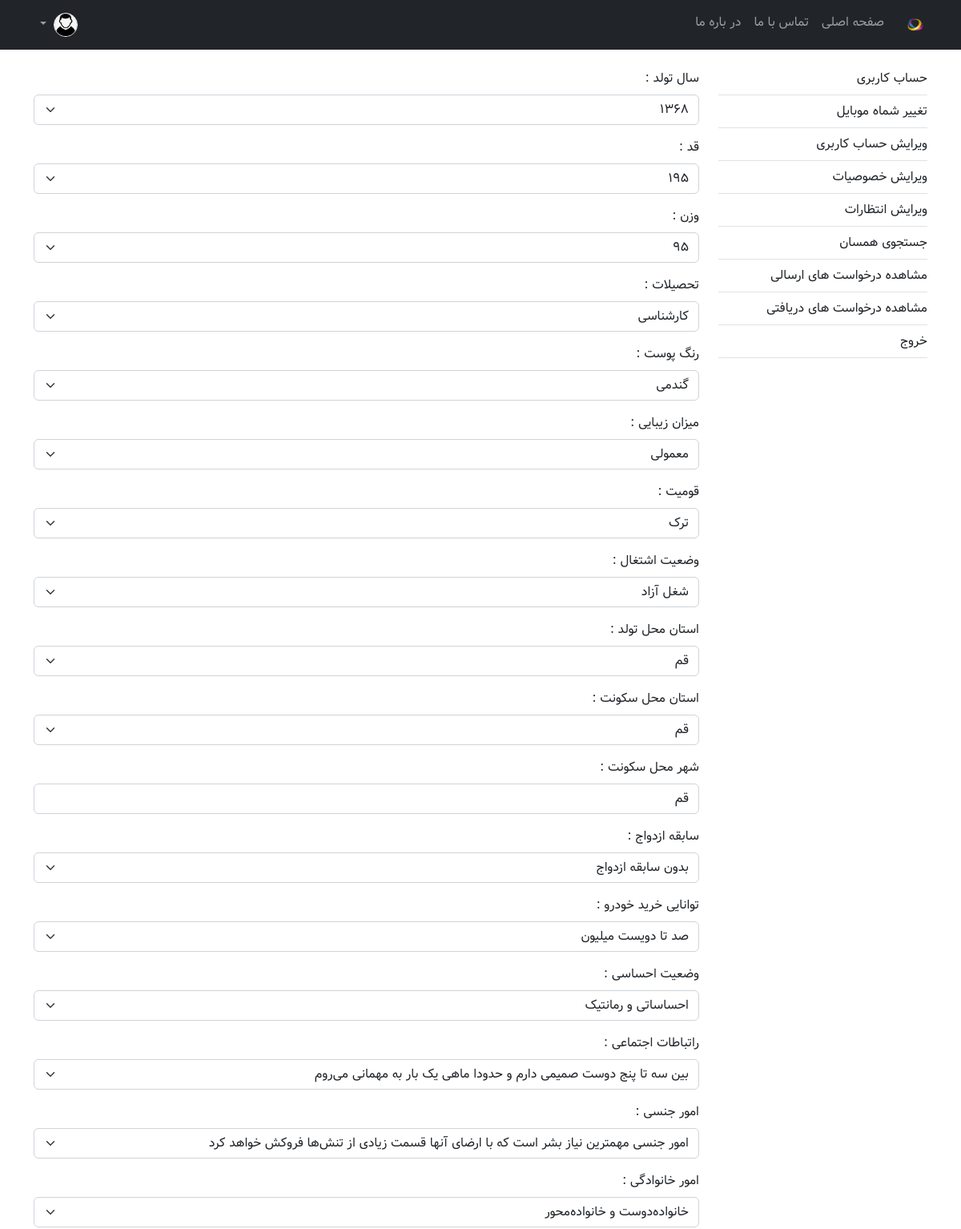
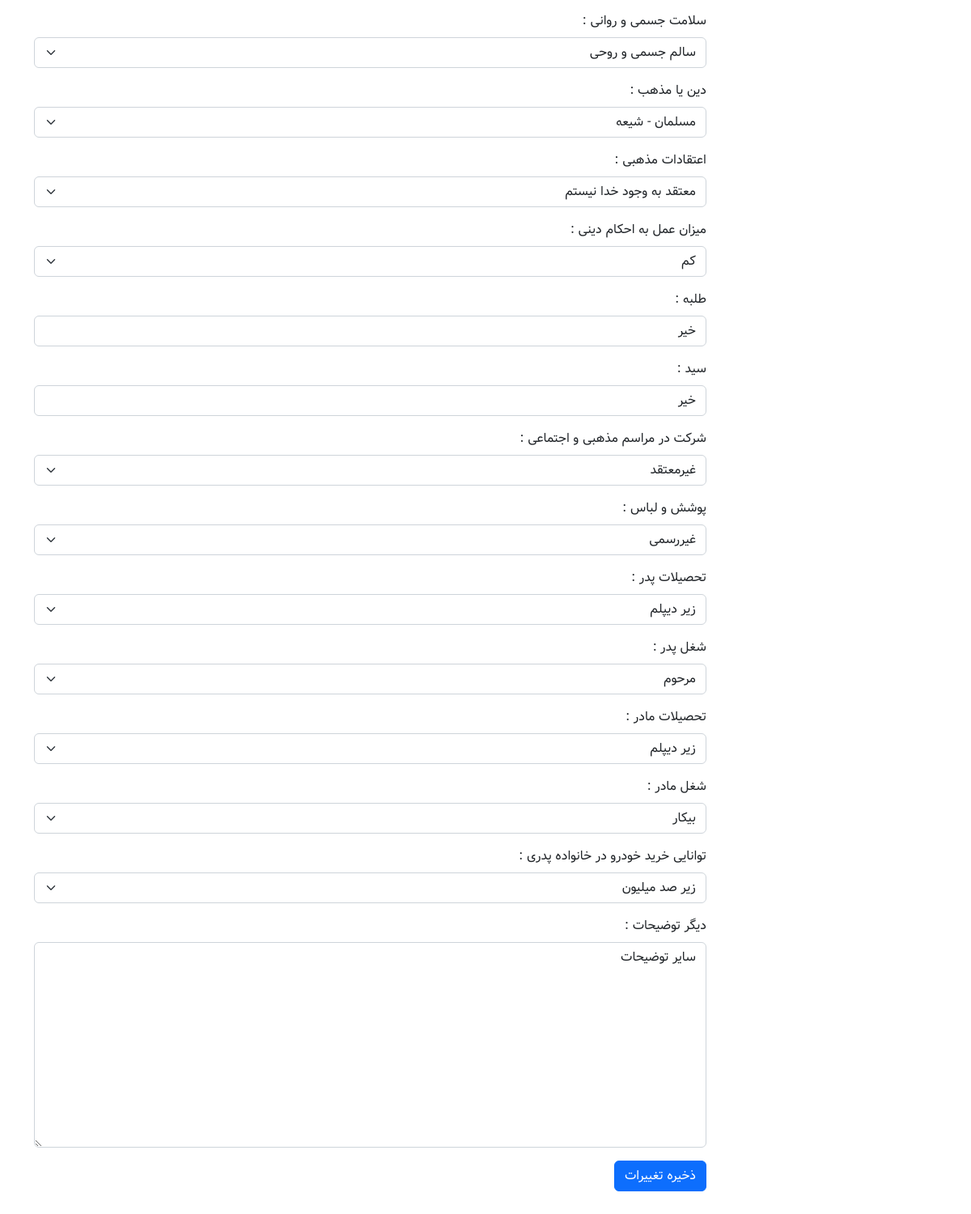
Screenshot of /account/khosousiaat_change/ (signed in) with the database file from the repository (2 pictures, top to bottom).
### account/models.py (models this page shows, shortened)
class Khosousiaat(models.Model):
    user = models.OneToOneField(User, verbose_name="کاربر", on_delete=models.CASCADE)
    tavallod = models.CharField("سال تولد", max_length=4, choices=TAVALLOD_CHOICES, null=True, blank=True)
    qad = models.CharField("قد", max_length=3, choices=QAD_CHOICES, null=True, blank=True)
    vazn = models.CharField("وزن", max_length=3, choices=VAZN_CHOICES, null=True, blank=True)
    tahsil = models.CharField("تحصیلات", max_length=1, choices=TAHSIL_CHOICES[1:], null=True, blank=True)
    rang = models.CharField("رنگ پوست", max_length=1, choices=RANG_CHOICES[1:], null=True, blank=True)
    zibaayi = models.CharField("میزان زیبایی", max_length=1, choices=ZIBAAYI_CHOICES[1:], null=True, blank=True)
    qowmiat = models.CharField("قومیت", max_length=1, choices=QOWMIAT_CHOICES[1:], null=True, blank=True)
    shoql = models.CharField("وضعیت اشتغال", max_length=1, choices=SHOQL_CHOICES[1:], null=True, blank=True)
    ostaane_tavallod = models.CharField("استان محل تولد", max_length=2, choices=OSTAANHAA_CHOICES[1:], null=True, blank=True)
    ostaane_sokounat = models.CharField("استان محل سکونت", max_length=2, choices=OSTAANHAA_CHOICES[1:], null=True, blank=True)
    shahre_sokounat = models.CharField("شهر محل سکونت", max_length=150, null=True, blank=True)
    ezdevaaj = models.CharField("سابقه ازدواج", max_length=1, choices=EZDEVAAJ_CHOICES[1:], null=True, blank=True)
    kharide_khodro = models.CharField("توانایی خرید خودرو", max_length=1, choices=KHARIDE_KHODRO_CHOICES[1:], null=True, blank=True)
    ehsaasaat = models.CharField("وضعیت احساسی", max_length=1, choices=EHSAASAAT_CHOICES[1:], null=True, blank=True)
    ertebaataat = models.CharField("راتباطات اجتماعی", max_length=1, choices=ERTEBAATAAT_CHOICES[1:], null=True, blank=True)
    jensi = models.CharField("امور جنسی", max_length=1, choices=JENSI_CHOICES[1:], null=True, blank=True)
    khaanevaadegi = models.CharField("امور خانوادگی", max_length=1, choices=KHAANEVAADEGI_CHOICES[1:], null=True, blank=True)
    salaamat = models.CharField("سلامت جسمی و روانی", max_length=1, choices=SALAAMAT_CHOICES[1:], null=True, blank=True)
    din = models.CharField("دین یا مذهب", max_length=1, choices=DIN_CHOICES[1:], null=True, blank=True)
    eteqaadaat = models.CharField("اعتقادات مذهبی", max_length=1, choices=ETEQAADAAT_CHOICES[1:], null=True, blank=True)
    amal_be_ahkaam = models.CharField("میزان عمل به احکام دینی", max_length=1, choices=AMAL_BE_AHKAAM_CHOICES[1:], null=True, blank=True)
    talabeh = models.BooleanField("طلبه", null=True, blank=True)
    seyyed = models.BooleanField("سید", null=True, blank=True)
    shekrat_dar_maraasemaat = models.CharField("شرکت در مراسم مذهبی و اجتماعی", max_length=1, choices=SHERKAT_DAR_MARAASEMAAT_CHOICES[1:], null=True, blank=True)
    pushesh = models.CharField("پوشش و لباس", max_length=1, choices=POUSHESH_CHOICES[1:], null=True, blank=True)
    tahsil_pedar = models.CharField("تحصیلات پدر", max_length=1, choices=TAHSIL_CHOICES[1:], null=True, blank=True)
    shoql_pedar = models.CharField("شغل پدر", max_length=1, choices=SHOQLE_VAALEDEIN_CHOICES[1:], null=True, blank=True)
    tahsil_maadar = models.CharField("تحصیلات مادر", max_length=1, choices=TAHSIL_CHOICES[1:], null=True, blank=True)
    shoql_maadar = models.CharField("شغل مادر", max_length=1, choices=SHOQLE_VAALEDEIN_CHOICES[1:], null=True, blank=True)
    kharide_khodro_pedari = models.CharField("توانایی خرید خودرو در خانواده پدری", max_length=1, choices=KHARIDE_KHODRO_CHOICES[1:], null=True, blank=True)
    tozihaat = models.TextField("دیگر توضیحات", null=True, blank=True)
    class Meta:
        db_table = "khosousiaat"
        managed = True
        verbose_name = "خصوصیات کاربر"
        verbose_name_plural = "خصوصیات کاربران"

### account/views.py (the view)
# urls.py: path("account/khosousiaat_change/", khosousiaat_change_view, name="khosousiaat_change"),
def khosousiaat_change_view(request):
    template_name = "account/khosousiaat_change.html"
    template_title = "ویرایش خصوصیات"
    khosousiaat, created = Khosousiaat.objects.get_or_create(user=request.user)
    if request.method == "POST":
        form = KhosousiaatFrom(instance=khosousiaat, data=request.POST)
        if form.is_valid():
            form.save()
            messages.success(request, "خصوصیات شما با موفقیت ویرایش شد")
            return redirect("account:profile")
        else:
            messages.error(request, "لطفا اطلاعات خود را بررسی و دوباره تلاش کنید.")
    else:
        form = KhosousiaatFrom(instance=khosousiaat)
    context = {"template_title": template_title, "form": form}
    return render(request, template_name, context)

### account/forms.py
class KhosousiaatFrom(forms.ModelForm):
    class Meta:
        model = Khosousiaat
        exclude = ('user', )
    def __init__(self, *args, **kwargs):
        super(KhosousiaatFrom, self).__init__(*args, **kwargs)
        for visible in self.visible_fields():
            if visible.widget_type == 'select':
                visible.field.widget.attrs['class'] = 'form-select'
            else: visible.field.widget.attrs['class'] = 'form-control'
            visible.field.widget.attrs['placeholder'] = visible.label

### templates/account/khosousiaat_change.html (shortened to what this page needs)
{% extends "dashboard.html" %}
{% block profile_content %}
<form action="" method="post">
  {% include "snippets/form.html" %}
  <input type="submit" value="ذخیره تغییرات" class="btn btn-primary">
</form>
{% endblock profile_content %}

### templates/snippets/form.html (shortened to what this page needs)
{% for field in form %}
<div class="mb-3">
  <label for="{{ field.id_for_label }}" class="form-label">{{ field.label }} :</label>
  {{ field }}
</div>
{% endfor %}

### static/css/main.css (style rules this page uses)
* { font-family: 'Dirooz'; }

### rows the page displays
Khosousiaat: form "1368" "195" "95" "کارشناسی" "گندمی" "معمولی" "ترک" "شغل آزاد" "قم" "قم" "قم" "بدون سابقه ازدواج" "صد تا دویست میلیون" "احساساتی و رمانتیک" "بین سه تا پنج دوست صمیمی دارم و حدودا ماهی یک بار به مهمانی می‌روم" "امور جنسی مهمترین نیاز بشر است که با ارضای آنها قسمت زیادی از تنش‌ها فروکش خواهد کرد" "خانواده‌دوست و خانواده‌محور" "سالم جسمی و روحی" "مسلمان - شیعه" "معتقد به وجود خدا نیستم" "کم" "خیر" "خیر" "غیرمعتقد" "غیررسمی" "زیر دیپلم" "مرحوم" "زیر دیپلم" "بیکار" "زیر صد میلیون" "سایر توضیحات"

### other values shown
{{ field.label }} "سال تولد" "قد" "وزن" "تحصیلات" "رنگ پوست" "میزان زیبایی" "قومیت" "وضعیت اشتغال" "استان محل تولد" "استان محل سکونت" "شهر محل سکونت" "سابقه ازدواج" "توانایی خرید خودرو" "وضعیت احساسی" "راتباطات اجتماعی" "امور جنسی" "امور خانوادگی" "سلامت جسمی و روانی" "دین یا مذهب" "اعتقادات مذهبی" "میزان عمل به احکام دینی" "طلبه" "سید" "شرکت در مراسم مذهبی و اجتماعی" "پوشش و لباس" "تحصیلات پدر" "شغل پدر" "تحصیلات مادر" "شغل مادر" "توانایی خرید خودرو در خانواده پدری" "دیگر توضیحات"
